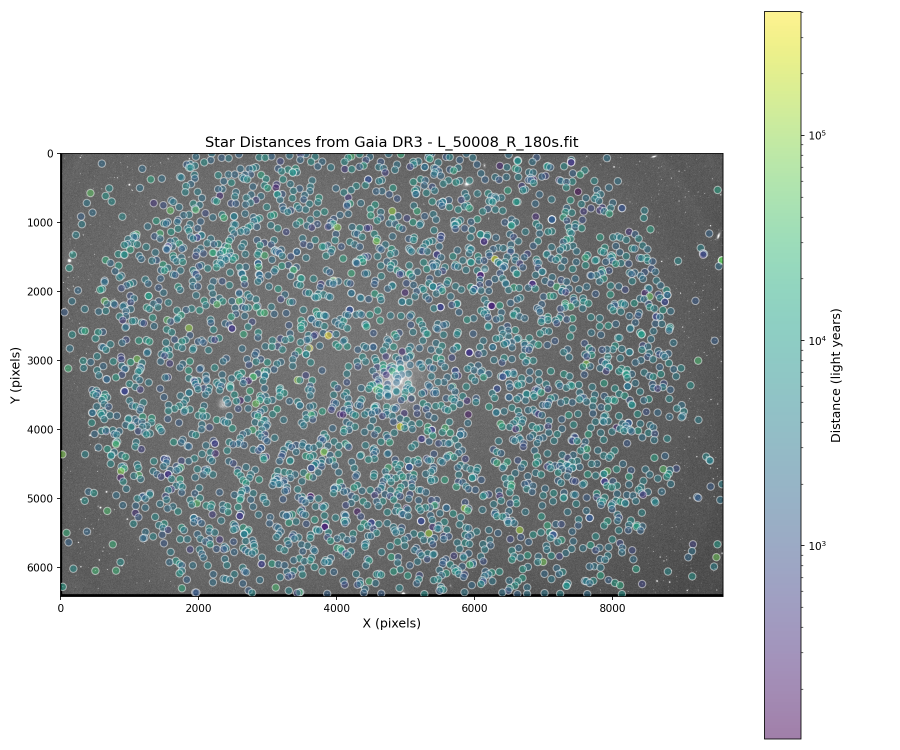
#> input picture data/test_viz.png, 1800 x 1500 px (shown at 1/2 size)
$ python -i make_gif_claude.py   (imports and definitions only)
#> lines starting #> are read from the running program, lines starting #| are printed output that depends on the picture
#!/usr/bin/env python3
"""
Enhanced Stellar Parallax Animation Generator

This script creates an animated GIF that simulates stellar parallax by shifting stars
based on their distances from Earth. Stars closer to Earth will appear to move more
than distant stars when the observer's position changes.

Features:
- Supports both FITS and TIFF input images
- Automatically extracts stars from original image
- Uses real star images from the input rather than synthetic renderings
- Simulates parallax motion based on actual star distances

Requirements:
- numpy
- pandas
- pillow
- astropy (for FITS file handling)
- scikit-image (for image processing)
- tqdm (for progress bar)
"""

import os
import argparse
import logging
import math
import numpy as np
import pandas as pd
from PIL import Image, ImageDraw, ImageFilter, ImageChops, ImageEnhance
from pathlib import Path
from tqdm import tqdm
from scipy import ndimage

# Import conditional dependencies
try:
    from astropy.io import fits
except ImportError:
    fits = None

try:
    from skimage import exposure, filters, morphology, measure
except ImportError:
    exposure = filters = morphology = measure = None

# Configure logging
# [2 lines not run here, left out]
logger = logging.getLogger('parallax_animator')


# [146 lines left out: functions check_dependencies, load_star_data, load_image_file, not called in this run]


def extract_stars(image_data, starless_data=None, threshold_factor=2.0, min_size=3):
    """
    Extract stars from an image by comparing with starless version
    or by threshold detection if starless not provided

    Parameters:
    -----------
    image_data : numpy.ndarray
        Original image data with stars
    starless_data : numpy.ndarray, optional
        Starless version of the image
    threshold_factor : float, optional
        Threshold factor for star detection
    min_size : int, optional
        Minimum size of star detection

    Returns:
    --------
    numpy.ndarray
        Mask of star locations
    numpy.ndarray
        Stars-only image
    """
    logger.info("Extracting stars from image")

    # Handle different image types
    if len(image_data.shape) == 3 and image_data.shape[2] >= 3:
        # Convert color image to grayscale for detection
        gray_image = np.mean(image_data[:, :, :3], axis=2)
        has_alpha = image_data.shape[2] == 4
    else:
        # Already grayscale
        gray_image = image_data.copy()
        has_alpha = False

    if starless_data is not None:
        # Method 1: Use difference between original and starless images
        logger.info("Using difference between original and starless images")

        # Convert starless to grayscale if needed
        if len(starless_data.shape) == 3 and starless_data.shape[2] >= 3:
            gray_starless = np.mean(starless_data[:, :, :3], axis=2)
        else:
            gray_starless = starless_data.copy()

        # Ensure they have the same shape
        if gray_image.shape != gray_starless.shape:
            logger.warning("Original and starless images have different dimensions!")
            # Resize to match
            from PIL import Image
            gray_starless = np.array(Image.fromarray(gray_starless.astype(np.uint8))
                                     .resize(gray_image.shape[::-1]))

        # Calculate difference
        diff = gray_image.astype(np.float32) - gray_starless.astype(np.float32)

        # Only positive differences (stars are brighter than background)
        diff = np.clip(diff, 0, None)

        # Normalize and threshold
        if diff.max() > 0:
            diff = diff / diff.max() * 255
        diff = diff.astype(np.uint8)

        # Use a threshold to identify stars
        if exposure and filters:
            # Use scikit-image for better results
            threshold = filters.threshold_otsu(diff) * 0.5
            stars_mask = diff > threshold

            # Remove small objects
            if morphology:
                stars_mask = morphology.remove_small_objects(stars_mask, min_size=min_size)
        else:
            # Simple threshold
            threshold = np.percentile(diff, 95)
            stars_mask = diff > threshold

            # Simple cleanup
            from scipy import ndimage
            stars_mask = ndimage.binary_opening(stars_mask, structure=np.ones((2, 2)))

    else:
        # Method 2: Direct threshold detection
        logger.info("Using direct threshold detection for stars")

        if exposure and filters:
            # Enhance contrast
            p2, p98 = np.percentile(gray_image, (2, 98))
            rescaled = exposure.rescale_intensity(gray_image, in_range=(p2, p98))

            # Detect bright spots (stars)
            threshold = filters.threshold_otsu(rescaled) * threshold_factor
            stars_mask = rescaled > threshold

            # Clean up the mask
            if morphology:
                stars_mask = morphology.remove_small_objects(stars_mask, min_size=min_size)
                stars_mask = morphology.binary_opening(stars_mask, morphology.disk(1))
        else:
            # Simple threshold
            p2, p98 = np.percentile(gray_image, (2, 98))
            rescaled = np.clip((gray_image - p2) / (p98 - p2) * 255, 0, 255).astype(np.uint8)
            threshold = np.percentile(rescaled, 95) * threshold_factor / 100
            stars_mask = rescaled > threshold

            # Simple cleanup
            from scipy import ndimage
            stars_mask = ndimage.binary_opening(stars_mask)

    # Create stars-only image
    stars_only = np.zeros_like(image_data)

    # Copy original pixel values for stars
    if len(image_data.shape) == 3:
        for c in range(min(3, image_data.shape[2])):
            stars_only[:, :, c] = np.where(stars_mask, image_data[:, :, c], 0)

        # Handle alpha channel if present
        if has_alpha and stars_only.shape[2] == 4:
            stars_only[:, :, 3] = np.where(stars_mask, image_data[:, :, 3], 0)
    else:
        # Grayscale
        stars_only = np.where(stars_mask, image_data, 0)

    logger.info(f"Extracted {np.sum(stars_mask)} star pixels")
    return stars_mask, stars_only


# [829 lines left out: functions analyze_star_regions, create_shifted_star_image, create_shifted_star_image_log_scaling, create_parallax_frames, create_parallax_frames_log_scaling, create_parallax_frames_old and 5 more, not called in this run]


# [2 lines not run here, left out]

>>> import cv2
>>> picture = cv2.imread('../data/test_viz.png', cv2.IMREAD_GRAYSCALE)
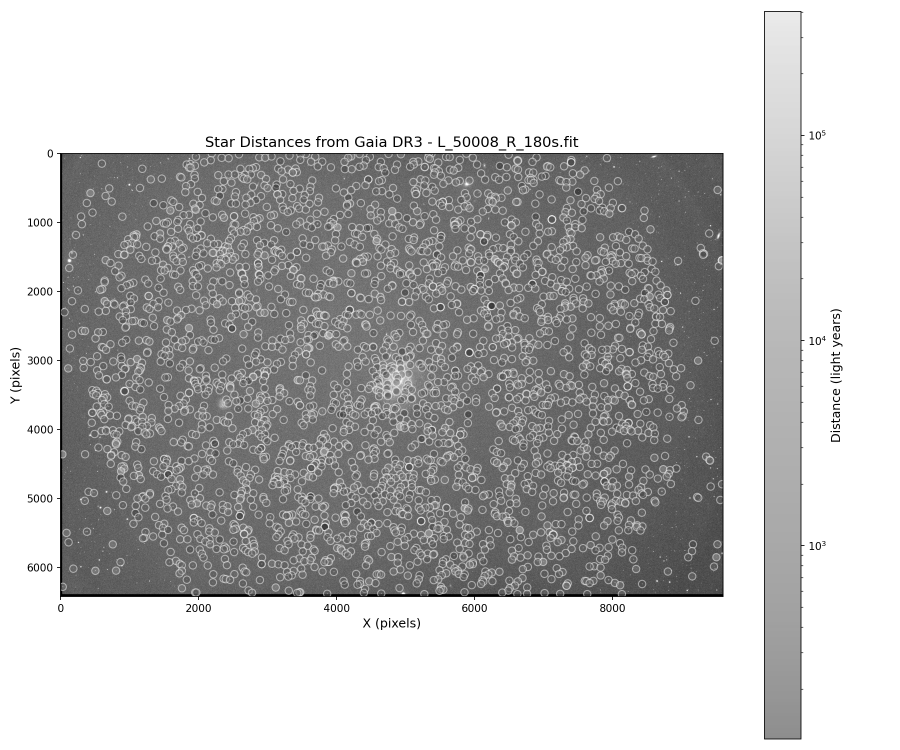
#> picture: shape (1500, 1800) (shown at 1/2 size); min 0, max 255, mean 190.5
>>> result = extract_stars(picture)
#> in extract_stars, `p2, p98 = np.percentile(gray_image, (2, 98))`: p2 = 80; p98 = 255
#> in extract_stars, `rescaled = exposure.rescale_intensity(gray_image, in_range=(p2, p98))`:
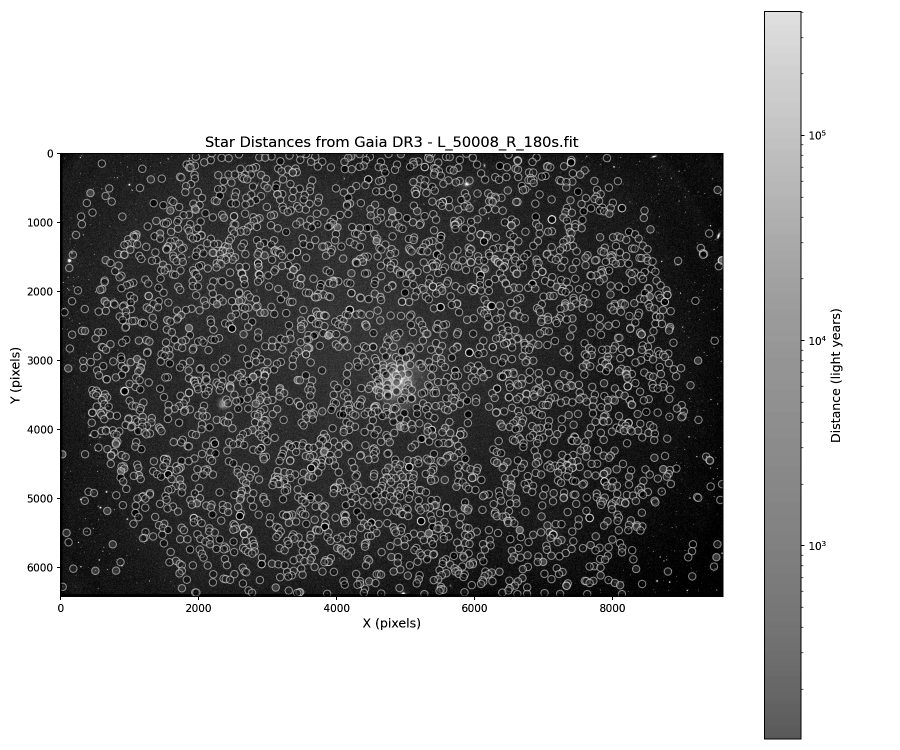
#> rescaled: shape (1500, 1800) (shown at 1/2 size); min 0, max 255, mean 161.8
#> in extract_stars, `threshold = filters.threshold_otsu(rescaled) * threshold_factor`: threshold = 302
#> in extract_stars, `stars_mask = rescaled > threshold`: stars_mask: shape (1500, 1800) bool; every value is 0
